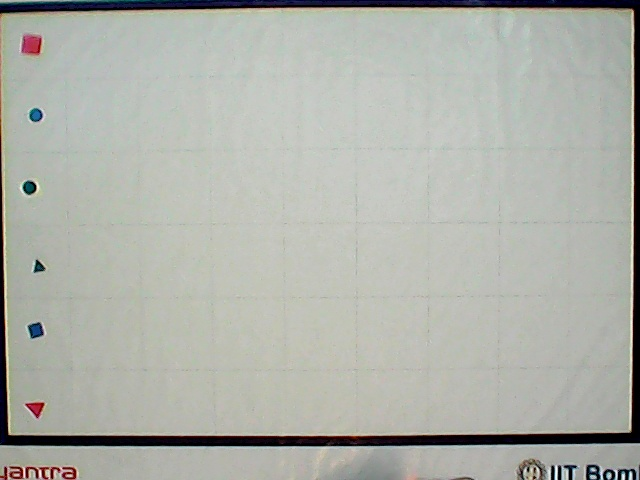
#> input picture run1/bot_x/test_images/testx0.jpg, 640 x 480 px, given in place of the camera
$ python prev_task.py   (Python 2 division)   (older library calls are emulated)
#> lines starting #> are read from the running program, lines starting #| are printed output that depends on the picture
### final/newMatch/algo_mod.py
import cv2
import numpy as np
import time
import sys

#finds the route between the source and destination using dijkistra algorithm
# [121 lines left out: functions find_route, delete_point, insert_point, ext_route, graph_dist, minDistance and 3 more, not called in this run]

#returns the neighbouring points to the current block
def get_neighbours(pos):
    global graph
    return graph[pos]


#main dijkistra's function
# [17 lines left out: function dijkistra, not called in this run]

###########################################################################################################
#GLOBAL VARIABLES
###########################################################################################################
graph = []                  #'1' based index but its constituents are absolute
parent = []
objects_position = []
V = 54     #No of vertices in the grid
###########################################################################################################


#defining boundaries for the grid
graph.append(-1)
for x in range(1,55):
    temp = []
    if(x%9 != 1):          #left condition
        temp.append(x-1)
    if(x%9 != 0):          #right condition
        temp.append(x+1)
    if(x-9 >0 and x-9<55):
        temp.append(x-9)
    if(x+9 >0 and x+9<55):
        temp.append(x+9)

    graph.append(temp)

#initialising parent array
for x in range(55):
    parent.append(-1)


#using algo module
#step1: call set_objects_positoins(arr[])
#step2: call find_route(source,destination,details_src(color,shape),details_dest(color,shape))
#step3:call insert to add that point of the arena i.e free space

'''
for x in range(len(graph)):
    print str(x)+' : '+str(graph[x])

set_objects_positions([1, 7, 9, 10, 12, 13, 16, 19, 28, 37, 42, 43, 46, 47, 48, 51])
set_free_loc(47)
set_free_loc(13)
set_free_loc(51)
set_free_loc(7)

print find_route(int(sys.argv[1]),int(sys.argv[2]),1,1)
'''

### final/prj/prev_task.py
#arena: A-F(1-6),1-9

#position of the points in the arena: '1' based index
#shapes: stores the objects present in the location(index)-> 0:obstacle 1:circle 2:square 3:triangle
#colors: stores the color values->0:red 1:green 2:blue

import cv2
import numpy as np
import cv2.cv as cv
import math
import sys
import time

#import comm
import algo_mod
import angle_mod

##################################################################################################################
# FUNCTION DEFINITIONS
##################################################################################################################

#rotates the bot
#input:angle,time delay
#output: rotates the robot
# [58 lines left out: functions rotate, drawTriangle, drawSquare, triangle_area, not called in this run]

#finds to which block the coordinates belong to
#input: pixel coordinates,source image(single channel image)
#output: row and column number to which it belongs to
def findBlock(point,img):
    global row_margin
    x = point[0]
    y = point[1]
    row,col = img.shape
    img = img[row_margin:rows-row_margin,0:col]
    row,col = img.shape

    c = math.ceil(x/(col/9.0))
    r = math.ceil(y/(row/6.0))
    return (r,c)


#finds to which block the coordinates belong to
#input: pixel coordinates,source image(multi channel image)
#output: row and column number to which it belongs to
# [11 lines left out: function findBlockColor, not called in this run]

#returns the position on the arena
#input: pixel coordinates
#output: position on the arena
def getPositionFromCoord(point):
    r = point[0]
    c = point[1]
    return c+(r-1)*9

#return ROI of the desired position
#input:source image,position on the arena
#output: ROI(Region of Image) of the source image for required position
def getROI(img,pos):
    global row_margin
    #finds dimensions of arena
    rows,cols,_ = img.shape
    img = img[row_margin:rows-row_margin,0:cols]
    rows,cols,_ = img.shape

    #finds the row no and column no w.r.t position no
    c = pos%9
    if(c == 0):
        c = 9
        r = pos/9
    else:
        r = (pos/9) +1
    #finds the starting and ending pixels
    cols_start = (c-1)*(cols/9)
    cols_end = c *(cols/9)
    rows_start = (r-1)*(rows/6)
    rows_end = r*(rows/6)
    #return roi of calculated pixels
    temp_img =  img[rows_start:rows_end,cols_start:cols_end]
    return temp_img

#finds the row no and column no
#input:position on the arena
#output:row and column number(tuple)
# [126 lines left out: functions getCoord, find_bot, getxy, move_right, move_left, move_forward and 1 more, not called in this run]


#empty function used for trackbar
#input:null
#output:null
def nothing(x):
    pass


#################################################################################################################
# GLOBAL VARIABLES
#################################################################################################################

src_img = 0
shapes = []
sizes=[]
colors=[]
centroids = []
contour_areas = []
rows = 0
cols = 0
row_margin = 10

values=[]
# [5 lines of commented-out code are left out]
values = [(168,0,43),(180,255,255),(60,85,13),(102,255,140),(90,25,65),(157,255,255),(0,71,97),(157,255,255),(88,57,124),(180,255,255)]#night3


matches = []


##################################################################################################################
# MAIN CODE STARTS HERE
##################################################################################################################


#initialisation for camera
cap = cv2.VideoCapture(1)

cv2.waitKey(0)

while(1):
    _,src_img = cap.read()
#> src_img is the input picture: shape (480, 640, 3); mean B, G, R 169.5, 176.8, 174.3
    cv2.imshow('live',src_img)
    _,img_src = cap.read()
    _,img_src2 = cap.read()
    if(cv2.waitKey(100) & 0xFF == ord('q')):
#> (key q is pressed here)
        cv2.waitKey(200)
        cv2.destroyAllWindows()
        break

#initialising the global variables rows and cols and cropping the unnecessary portion of arena
rows,cols,_ = src_img.shape
#> rows = 480; cols = 640
src_img = src_img[row_margin:rows-row_margin,0:cols]
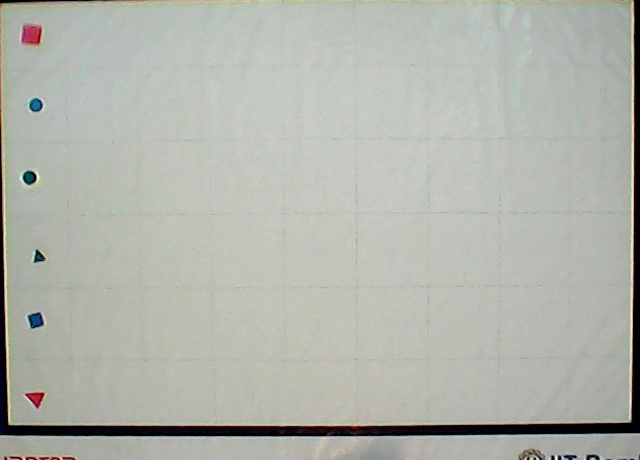
#> src_img: shape (460, 640, 3); mean B, G, R 172.4, 180.3, 177.6
img_src = img_src[row_margin:rows-row_margin,0:cols]
src_img = src_img[row_margin:rows-row_margin,0:cols]
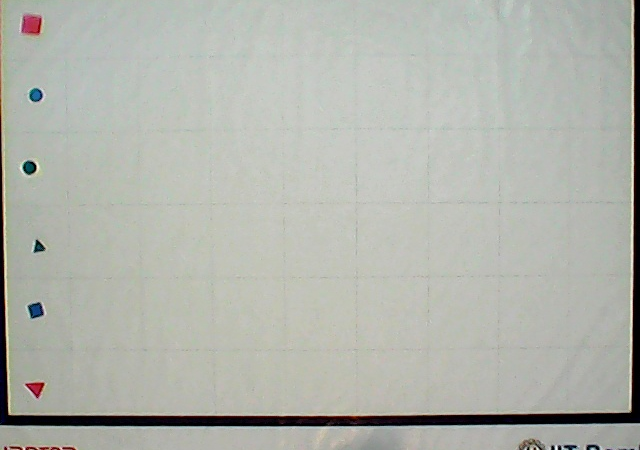
#> src_img: shape (450, 640, 3); mean B, G, R 172.7, 180.4, 177.8

rows,cols,_ = src_img.shape
#> rows = 450


#stores from 0 to 54 but we use 1 to 54 w.r.t position
for x in range(55):
    shapes.append(-1)
    sizes.append(-1)
    colors.append(-1)
    centroids.append(-1)
    contour_areas.append(-1)

'''

# create trackbars for color change
cv2.namedWindow('pallete',cv2.WINDOW_AUTOSIZE)
cv2.createTrackbar('low_h','pallete',0,180,nothing)
cv2.createTrackbar('low_s','pallete',0,255,nothing)
cv2.createTrackbar('low_v','pallete',0,255,nothing)
cv2.createTrackbar('high_h','pallete',180,180,nothing)
cv2.createTrackbar('high_s','pallete',255,255,nothing)
cv2.createTrackbar('high_v','pallete',255,255,nothing)
cv2.createTrackbar('blur','pallete',5,10,nothing)


for alpha in range(5):
    #loop for trackbar
    while(1):
        rows,columns,_ = src_img.shape
        blur_quant = 5
        #blur_img = cv2.GaussianBlur(src_img,(5,5),0)
        blur_img = cv2.bilateralFilter(src_img,blur_quant,50,50)
        blur_img = cv2.medianBlur(blur_img,5)
        img = cv2.cvtColor(blur_img,cv2.COLOR_BGR2HSV)

        if cv2.waitKey(1) & 0xFF == ord('q'):
            values.append(lower_values)
            values.append(higher_values)
            print str(lower_values)+' , '+str(higher_values)
            break

        # get current positions of four trackbars
        blur_quant = cv2.getTrackbarPos('blur','pallete')

        low_h = cv2.getTrackbarPos('low_h','pallete')
        low_s = cv2.getTrackbarPos('low_s','pallete')
        low_v = cv2.getTrackbarPos('low_v','pallete')
        high_h = cv2.getTrackbarPos('high_h','pallete')
        high_s = cv2.getTrackbarPos('high_s','pallete')
        high_v = cv2.getTrackbarPos('high_v','pallete')
        lower_values = np.array([low_h,low_s,low_v])
        higher_values = np.array([high_h,high_s,high_v])

        #color filtering
        mask = cv2.inRange(img,lower_values,higher_values)
        #opening
        mask = cv2.erode(mask,np.ones((5,5),np.uint8),iterations = 1)
        mask = cv2.dilate(mask,np.ones((5,5),np.uint8),iterations = 1)
        #closing
        mask = cv2.dilate(mask,np.ones((5,5),np.uint8),iterations = 1)
        mask = cv2.erode(mask,np.ones((5,5),np.uint8),iterations = 1)

        cv2.imshow('mask',mask)
        cv2.imshow('input',src_img)
 '''
cv2.destroyAllWindows()


# DETECTING CIRCLES
img = cv2.cvtColor(src_img,cv2.COLOR_BGR2GRAY)
img = cv2.bilateralFilter(img,7,50,50)
img = cv2.medianBlur(img,5)
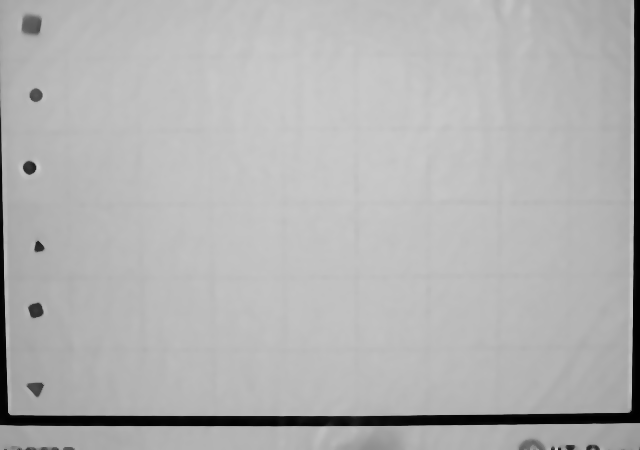
#> img: shape (450, 640); min 0, max 203, mean 178.8
circles = cv2.HoughCircles(img,cv.CV_HOUGH_GRADIENT,1,20,param1=60,param2=25,minRadius=2,maxRadius=25)
#> circles = [[29.5, 167.5, 6.9], [35.5, 94.5, 6.9]]

circles = np.uint16(np.around(circles))
#> circles = [[30, 168, 7], [36, 94, 7]]
for i in circles[0,:]:
    t =  findBlock((i[0],i[1]),img)
    shapes[int(getPositionFromCoord(t))] = 1

    #saving centroids
    centroids[int(getPositionFromCoord(t))] = (i[0],i[1])
    #saving area of the object
    contour_areas[int(getPositionFromCoord(t))] = np.pi * i[2] * i[2]
    print str(int(getPositionFromCoord(t))) + ' :circles'

    # draw the outer circle
    cv2.circle(img,(i[0],i[1]),i[2],(255,255,255),2)
    cv2.putText(img,'circle',(i[0],i[1]),cv2.FONT_HERSHEY_SCRIPT_SIMPLEX,1,(255,255,255),2)
#> this loop made 2 passes
#> (i, x in findBlock, y in findBlock, t) on passes 1 to 2: ([30, 168, 7], 30, 168, (3, 1)), ([36, 94, 7], 36, 94, (2, 1))
#| 19 :circles
#| 10 :circles
#> pass 1, in findBlock, `img = img[row_margin:rows-row_margin,0:col]`:
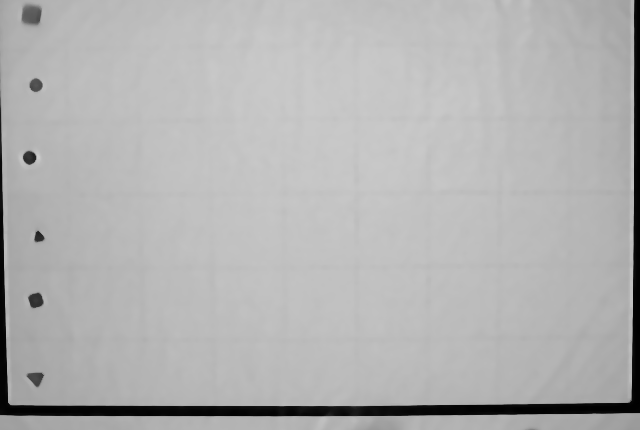
#> img: shape (430, 640); min 0, max 203, mean 179
#> after the loop, centroids = 55 items, first 6: -1, -1, -1, -1, -1, -1; contour_areas = 55 values, max 153.9 at index 10, min -1 at index 0, mean 4.63; shapes = 55 values, max 1 at index 10, min -1 at index 0, mean -0.927
cv2.imshow('circles_detect',img)
cv2.waitKey(0)
cv2.destroyAllWindows()


blur_img = cv2.bilateralFilter(img_src,5,50,50)
blur_img = cv2.medianBlur(blur_img,5)
img = cv2.cvtColor(blur_img,cv2.COLOR_BGR2HSV)
#> img: shape (460, 640, 3); mean H, S, V 46.6, 19.8, 181.2


#SQUARE DETECTION
for pos in range(1,55):
    points = []
    box = 0
    temp_img = getROI(img_src2,pos)

    #finding corner points
    gray = cv2.cvtColor(temp_img,cv2.COLOR_BGR2GRAY)
    corners = cv2.goodFeaturesToTrack(gray,4,0.01,10)
#> (the run stopped early here; a loop or call above may not have finished)
